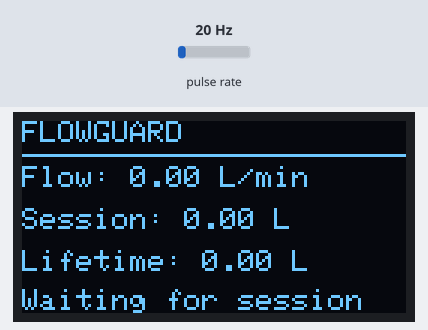
Bench run of a sketch on a simulated ESP32. Parts: 128×64 one-colour display. Wiring (inferred from the names in the program): pulse sensor: data GPIO 27. The inputs (shaded band) are chosen by the test bench; at power-on: pulse rate 20 Hz. WiFi joins after 1.5 s; servers stay silent unless stated; the local clock reads 2024-03-15 10:24:30 at power-on unless the sketch sets it; EEPROM starts erased; what the sketch prints to the serial monitor is not drawn.

Above: at 1.6 s.
At 3.2 s:
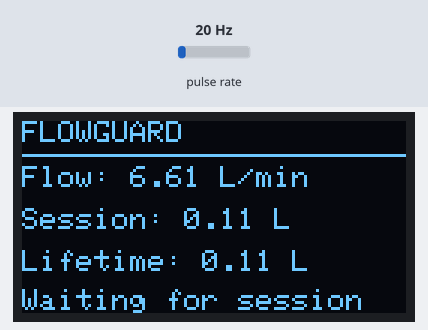
3.3 s: pulse rate (sensor on GPIO 27) set to 4 Hz
At 4.4 s:
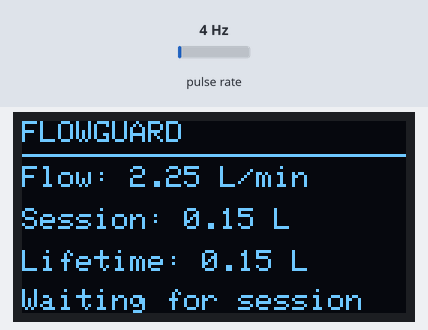
6.1 s: pulse rate (sensor on GPIO 27) set to 50 Hz
At 7.3 s:
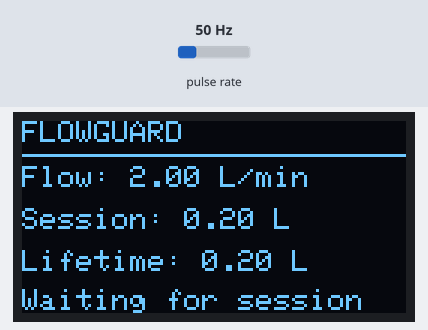
9.1 s: pulse rate (sensor on GPIO 27) set to 100 Hz
At 10.2 s:
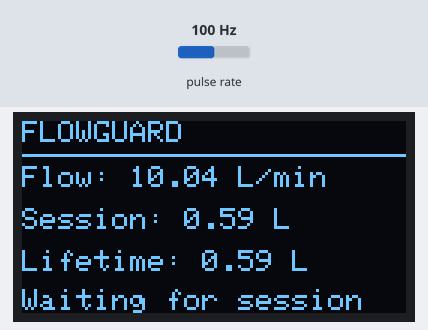
Timing chart, 0 to 12.1 s (numbered marks = the images above; inputs shaded):
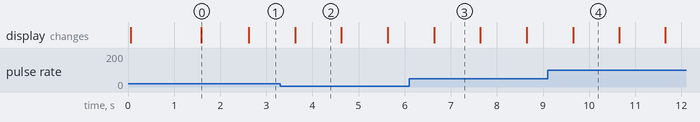

The sketch:

esp32_flowguard.ino
```cpp
/*
  FlowGuard live ESP32 firmware (Firebase Realtime Database)
  Libraries: Firebase ESP Client by Mobizt (Firebase_ESP_Client), installed from Arduino Library Manager.
  Board: ESP32 Dev Module. Flow sensor signal example GPIO 27.

  IMPORTANT:
  - Set Wi-Fi, Firebase API key/database URL, and a dedicated Firebase Email/Password user.
  - Enable Email/Password sign-in in Firebase Authentication.
  - In firebase-database.rules.json, replace esp32-node@yourdomain.com with that user's email.
  - Check your sensor's pulse-per-litre calibration. 450 is only a starting estimate for some YF-S201 units.
  - ESP32 GPIO is NOT 5V tolerant. Ensure the sensor output signal is safe for 3.3V GPIO.
*/
#include <WiFi.h>
#include <Wire.h>
#include <time.h>
#include <Preferences.h>
#include <Firebase_ESP_Client.h>
#include <Adafruit_GFX.h>
#include <Adafruit_SSD1306.h>
#include "addons/TokenHelper.h"


#define WIFI_SSID       "wifi ssid"
#define WIFI_PASSWORD   "wifi password"

#define API_KEY         "API KEY"
#define DATABASE_URL    "https://flowguard-7f648-default-rtdb.asia-southeast1.firebasedatabase.app/"

#define DEVICE_EMAIL    "email"
#define DEVICE_PASSWORD "firebase password"

#define FLOW_PIN 27
#define OLED_SDA 21
#define OLED_SCL 22
#define OLED_ADDRESS 0x3C
#define SCREEN_WIDTH 128
#define SCREEN_HEIGHT 64

#define PULSES_PER_LITRE 450.0f
#define NODE_ID "FG-NODE-001"

#define DEVICE_PATH "/devices/" NODE_ID

Adafruit_SSD1306 display(
  SCREEN_WIDTH, SCREEN_HEIGHT, &Wire, -1
);

FirebaseData fbdo;
FirebaseAuth auth;
FirebaseConfig config;
Preferences preferences;

volatile uint32_t pulseCount = 0;

uint64_t totalPulses = 0;
uint32_t lastMeasureMs = 0;
uint32_t lastHeartbeatMs = 0;
uint32_t lastHistoryMs = 0;
uint32_t lastPersistMs = 0;
uint32_t lastSessionReadMs = 0;
uint32_t lastDisplayMs = 0;

float flowRateLpm = 0.0f;
float totalLitres = 0.0f;
float sessionStartTotalLitres = 0.0f;

bool sessionLoaded = false;
bool oledReady = false;

void IRAM_ATTR pulseISR() {
  pulseCount++;
}

uint64_t epochMillis() {
  time_t now = time(nullptr);

  if (now < 1700000000) return 0;

  return (uint64_t)now * 1000ULL
       + (millis() % 1000);
}

// ---------------- OLED ----------------

void drawOLED() {
  if (!oledReady) return;

  float sessionLitres =
    totalLitres - sessionStartTotalLitres;

  if (sessionLitres < 0) sessionLitres = 0;

  display.clearDisplay();
  display.setTextColor(SSD1306_WHITE);

  display.setTextSize(1);
  display.setCursor(0, 0);
  display.println(F("FLOWGUARD"));
  display.drawLine(0, 11, 127, 11, SSD1306_WHITE);

  display.setCursor(0, 15);
  display.print(F("Flow: "));
  display.print(flowRateLpm, 2);
  display.println(F(" L/min"));

  display.setCursor(0, 29);
  display.print(F("Session: "));
  display.print(sessionLitres, 2);
  display.println(F(" L"));

  display.setCursor(0, 43);
  display.print(F("Lifetime: "));
  display.print(totalLitres, 2);
  display.println(F(" L"));

  display.setCursor(0, 56);
  display.print(
    sessionLoaded ? F("Session synced")
                  : F("Waiting for session")
  );

  display.display();
}

// ---------------- Firebase status ----------------

void publishStatus(uint64_t ts) {
  FirebaseJson json;

  json.set("nodeId", NODE_ID);
  json.set("flowRate", flowRateLpm);
  json.set("totalLitres", totalLitres);
  json.set("lastSeen", (double)ts);
  json.set("updatedAt", (double)ts);
  json.set("online", true);
  json.set("wifiRssi", WiFi.RSSI());

  String path = String(DEVICE_PATH) + "/status";

  if (!Firebase.RTDB.setJSON(&fbdo, path, &json)) {
    Serial.printf(
      "Status write failed: %s\n",
      fbdo.errorReason().c_str()
    );
  }
}

void publishHistory(uint64_t ts) {
  FirebaseJson json;

  json.set("nodeId", NODE_ID);
  json.set("flowRate", flowRateLpm);
  json.set("totalLitres", totalLitres);
  json.set("timestamp", (double)ts);

  String path = String(DEVICE_PATH) + "/history";

  if (!Firebase.RTDB.pushJSON(&fbdo, path, &json)) {
    Serial.printf(
      "History write failed: %s\n",
      fbdo.errorReason().c_str()
    );
  } else {
    Serial.println("History sample saved");
  }
}

// ---------------- Session synchronization ----------------

void readActiveSession() {
  String path =
    String(DEVICE_PATH) + "/activeSession";

  if (!Firebase.RTDB.getJSON(&fbdo, path)) {
    Serial.printf(
      "Session read failed: %s\n",
      fbdo.errorReason().c_str()
    );
    return;
  }

  FirebaseJson &json = fbdo.jsonObject();
  FirebaseJsonData result;

  json.get(result, "startTotalLitres");

  if (!result.success || result.type == "null") {
    Serial.println(
      "activeSession has no startTotalLitres field"
    );
    return;
  }

  float newStartTotal = result.to<float>();

  if (!sessionLoaded ||
      fabs(newStartTotal - sessionStartTotalLitres) > 0.0001f) {

    sessionStartTotalLitres = newStartTotal;
    sessionLoaded = true;

    Serial.printf(
      "Session synchronized. Starting total: %.3f L\n",
      sessionStartTotalLitres
    );

    drawOLED();
  }
}

// ---------------- Setup ----------------

void setup() {
  Serial.begin(115200);

  preferences.begin("flowguard", false);

  totalPulses = preferences.getULong64(
    "totalPulses", 0
  );

  totalLitres =
    totalPulses / PULSES_PER_LITRE;

  Wire.begin(OLED_SDA, OLED_SCL);

  oledReady = display.begin(
    SSD1306_SWITCHCAPVCC, OLED_ADDRESS
  );

  if (oledReady) {
    display.clearDisplay();
    display.setTextColor(SSD1306_WHITE);
    display.setTextSize(1);
    display.setCursor(0, 0);
    display.println(F("FlowGuard starting..."));
    display.display();
  } else {
    Serial.println(
      "OLED not detected. Check I2C wiring/address."
    );
  }

  pinMode(FLOW_PIN, INPUT_PULLUP);

  attachInterrupt(
    digitalPinToInterrupt(FLOW_PIN),
    pulseISR,
    FALLING
  );

  WiFi.begin(WIFI_SSID, WIFI_PASSWORD);

  Serial.print("Connecting to Wi-Fi");

  while (WiFi.status() != WL_CONNECTED) {
    delay(500);
    Serial.print(".");
  }

  Serial.printf(
    "\nWi-Fi connected: %s\n",
    WiFi.localIP().toString().c_str()
  );

  configTime(
    0, 0, "pool.ntp.org", "time.google.com"
  );

  config.api_key = API_KEY;
  config.database_url = DATABASE_URL;

  auth.user.email = DEVICE_EMAIL;
  auth.user.password = DEVICE_PASSWORD;

  config.token_status_callback = tokenStatusCallback;

  Firebase.reconnectWiFi(true);
  Firebase.begin(&config, &auth);

  lastMeasureMs = millis();

  drawOLED();

  Serial.println(
    "FlowGuard booted; waiting for Firebase."
  );
}

// ---------------- Main loop ----------------

void loop() {
  if (WiFi.status() != WL_CONNECTED) {
    WiFi.reconnect();
    delay(100);
    return;
  }

  if (!Firebase.ready()) {
    drawOLED();
    delay(50);
    return;
  }

  uint32_t now = millis();

  // Measure flow every second.
  if (now - lastMeasureMs >= 1000) {
    noInterrupts();
    uint32_t pulses = pulseCount;
    pulseCount = 0;
    interrupts();

    uint32_t elapsed = now - lastMeasureMs;
    lastMeasureMs = now;

    totalPulses += pulses;

    float litresThisInterval =
      pulses / PULSES_PER_LITRE;

    totalLitres =
      totalPulses / PULSES_PER_LITRE;

    flowRateLpm =
      litresThisInterval * (60000.0f / elapsed);

    if (now - lastPersistMs >= 60000) {
      preferences.putULong64(
        "totalPulses", totalPulses
      );
      lastPersistMs = now;
    }

    Serial.printf(
      "Flow: %.3f L/min | Session: %.3f L | Lifetime: %.3f L\n",
      flowRateLpm,
      sessionLoaded
        ? max(0.0f, totalLitres - sessionStartTotalLitres)
        : 0.0f,
      totalLitres
    );
  }

  // Check Firebase for website session resets.
  if (now - lastSessionReadMs >= 3000) {
    lastSessionReadMs = now;
    readActiveSession();
  }

  uint64_t ts = epochMillis();

  if (ts && now - lastHeartbeatMs >= 5000) {
    lastHeartbeatMs = now;
    publishStatus(ts);
  }

  if (ts && now - lastHistoryMs >= 15000) {
    lastHistoryMs = now;
    publishHistory(ts);
  }

  // Refresh OLED regularly.
  if (now - lastDisplayMs >= 1000) {
    lastDisplayMs = now;
    drawOLED();
  }

  delay(10);
}
```

Measured:
- what the display in image 0 shows lasts 1.0 s, from 1.6 s to 2.6 s
